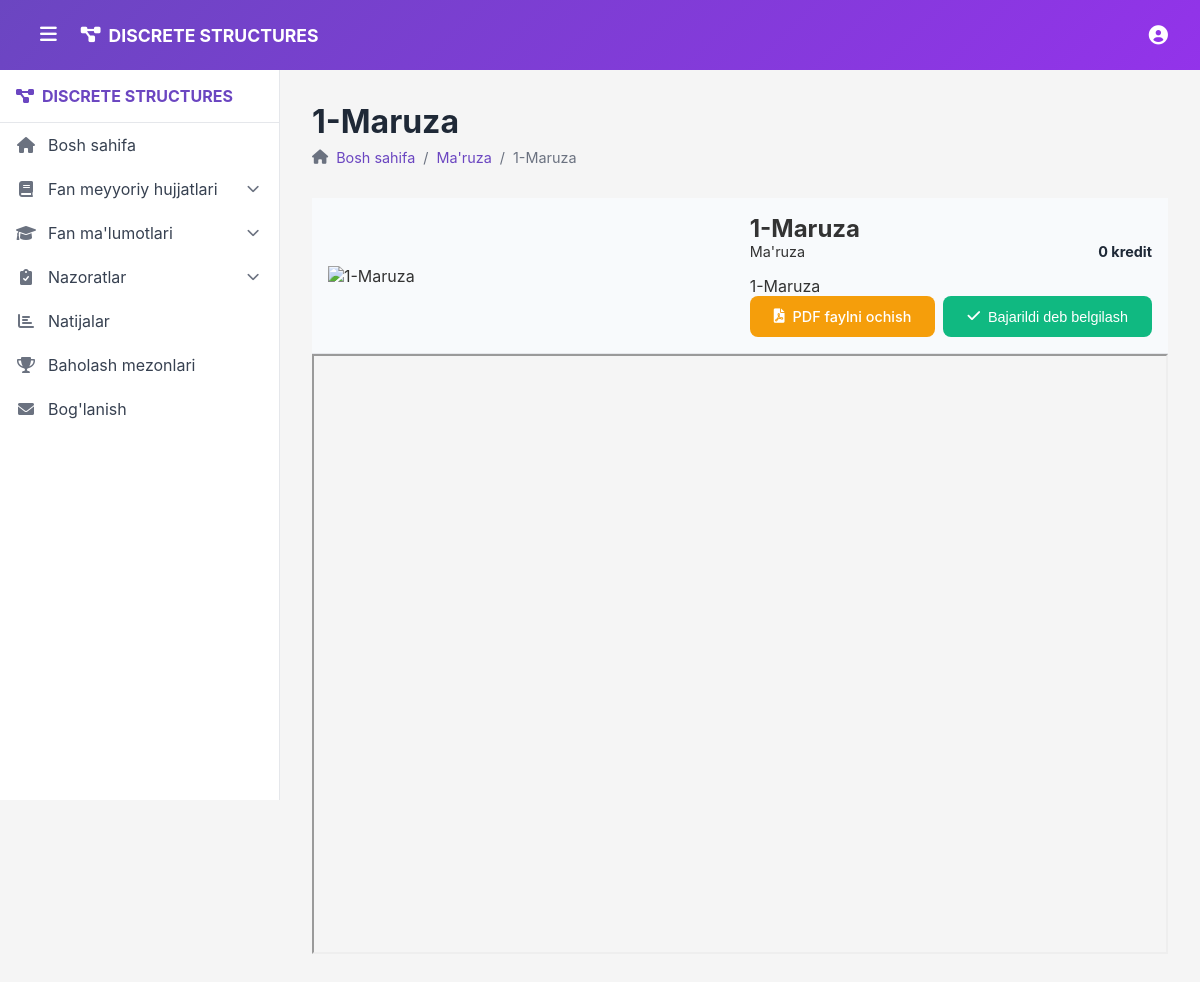
The app's page /material/3/ with its own data.
### app/models.py (models this page shows, shortened)
class CourseMaterial(models.Model):
    MATERIAL_TYPES = [
        ('lecture', 'Ma\'ruza'),
        ('practical', 'Amaliy mashg\'ulot'),
        ('laboratory', 'Laboratoriya ishi'),
        ('independent', 'Mustaqil ish'),
        ('video', 'Video darslar'),
    ]
    title = models.CharField(max_length=200)
    material_type = models.CharField(max_length=20, choices=MATERIAL_TYPES)
    subject = models.ForeignKey(Subject, on_delete=models.CASCADE)
    description = models.TextField()
    pdf_file = models.FileField(upload_to='course_materials/pdfs/', blank=True, null=True)
    video_file = models.FileField(upload_to='course_materials/videos/', blank=True, null=True)
    video_url = models.URLField(blank=True, null=True, help_text="YouTube yoki boshqa video URL")
    duration_minutes = models.IntegerField(default=0, help_text="Dars davomiyligi (daqiqa)")
    credits = models.IntegerField(default=0)
    order = models.IntegerField(default=0)
    is_active = models.BooleanField(default=True)
    created_at = models.DateTimeField(auto_now_add=True)
    class Meta:
        verbose_name = "Fan ma'lumoti"
        verbose_name_plural = "Fan ma'lumotlari"
        ordering = ['material_type', 'order', 'title']

### app/views.py (the view, shortened to what this page needs)
# urls.py: path('material/<int:material_id>/', views.material_detail, name='material_detail'),
def material_detail(request, material_id):
    material = get_object_or_404(CourseMaterial, id=material_id, is_active=True)
    context = {
        'material': material,
    }
    return render(request, 'material_detail.html', context)

### templates/material_detail.html (shortened to what this page needs)
{% extends 'base.html' %}
{% block content %}
<div class="page-header">
    <h1>{{ material.title }}</h1>
    <nav class="breadcrumb">
        <i class="fas fa-home"></i>
        <a href="{% url 'home' %}">Bosh sahifa</a>
        <span>/</span>
        <a href="{% url 'course_materials_type' 'lecture' %}">{{ material.get_material_type_display }}</a>
        <span>/</span>
        <span>{{ material.title }}</span>
    </nav>
</div>
<div class="material-detail">
    <div class="material-header">
        <div class="material-image">
            {% if material.image %}
                <img src="{{ material.image.url }}" alt="{{ material.title }}">
            {% else %}
                <img src="/placeholder.svg?height=300&width=400" alt="{{ material.title }}">
            {% endif %}
        </div>
        <div class="material-info">
            <h2>{{ material.title }}</h2>
            <div class="material-meta">
                <span class="material-type">{{ material.get_material_type_display }}</span>
                <span class="credits">{{ material.credits }} kredit</span>
            </div>
            <p>{{ material.description }}</p>
            <div class="material-actions">
                {% if material.pdf_file %}
                <a href="{{ material.pdf_file.url }}" target="_blank" class="btn btn-primary">
                    <i class="fas fa-file-pdf"></i>
                    PDF faylni ochish
                </a>
                {% endif %}
                <button onclick="markAsCompleted({{ material.id }})" class="btn btn-success">
                    <i class="fas fa-check"></i>
                    Bajarildi deb belgilash
                </button>
            </div>
        </div>
    </div>
    {% if material.pdf_file %}
    <div class="pdf-viewer">
        <iframe src="{{ material.pdf_file.url }}" width="100%" height="600px"></iframe>
    </div>
    {% endif %}
</div>
{% endblock %}

### static/css/style.css (style rules this page uses)
* { margin: 0; padding: 0; box-sizing: border-box; }
body { font-family: -apple-system, BlinkMacSystemFont, "Segoe UI", Roboto, sans-serif; background-color: #f5f5f5; color: #333; }
.page-header { margin-bottom: 2rem; }
.page-header h1 { font-size: 2rem; color: #1f2937; margin-bottom: 0.5rem; }
.breadcrumb { display: flex; align-items: center; gap: 0.5rem; color: #6b7280; font-size: 0.9rem; }
.breadcrumb a { color: #6b46c1; text-decoration: none; }
.material-header { display: flex; justify-content: space-between; align-items: center; padding: 1rem; background-color: #f8fafc; border-bottom: 1px solid #e5e7eb; }
.material-meta { display: flex; justify-content: space-between; align-items: center; margin-bottom: 1rem; font-size: 0.9rem; }
.credits { font-weight: bold; color: #1f2937; }
.material-actions { display: flex; gap: 0.5rem; }
.btn { display: inline-flex; align-items: center; gap: 0.5rem; padding: 0.75rem 1.5rem; border-radius: 8px; text-decoration: none; font-weight: 500; text-align: center; cursor: pointer; border: none; transition: all 0.2s; font-size: 0.9rem; }
.btn-primary { background-color: #f59e0b; color: white; }
.btn-success { background-color: #10b981; color: white; }

### records on screen
CourseMaterial: title "1-Maruza", material_type "Ma'ruza", credits "0", description "1-Maruza"
